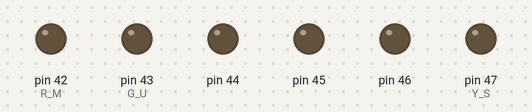
Simulated run of this sketch. Board: Arduino Mega 2560, built with avr-gcc and run on an emulated ATmega2560. On the bench: output pins drawn as LEDs (lit = HIGH). The modem accepts every AT command (registered, SIM ready, sends succeed) and sends nothing else; what the sketch prints to the serial monitor is not drawn.

Above: at 2.2 s.
Timing chart, 0 to 5.2 s (numbered marks = the images above):
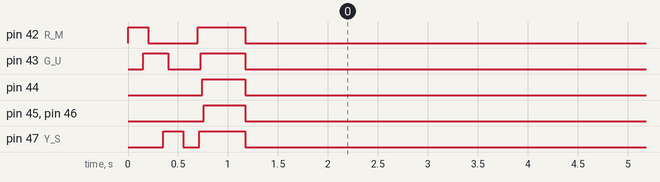

The sketch:

SIM900A_SIGNAL_TEST.ino
```cpp
//SIM900A AT COMMAND
//AT+CPOWD=1 SAFE POWER OFF
//AT+CPOWD=0 URGENT POWER OFF
//max http para = 450Bytes for SIM900A
//AT+HTTPPARA="URL","http://103.233.79.197:8000/ADSmart.asmx/Demo1?DT=0&DEV=SGA0001&DATA=____59a259a240c6_0c56b3f40c559a240c6_0c56b3f40c559a240c6cb7a431a74fe431ac20d431ba832_42c800003f80000043635f2b4363601543636ed443c4e8ea43c4efb243c4ef4c3cee0e653cedcfaf3cee585c3f7561b13f7561b13f761a4a4247eb8740c56b3f40c559a240c6cb7a431a74fe431ac20d431ba832_42c800003f80000043635f2b4363601543636ed443c4e8ea43c4efb243c4ef4c3cee0e653cedcfaf3cee585c3f7561b13f7561b13f761a4a4247eb8740c56b3f40c559a240c6cb7a431a74fe431ac20d431ba832"
/*
   Time command
   AT+CLTS - n/w time sync
 * *PSUTTZ: REFRESH TIME AND TIME ZONE

   Command to read the GSM RTC clock :

  WAIT FOR +CTZV: +22
  IF(TIME.UNIX <1557290878)
  SYNC TIME AND RESTSRT MODULE
  AT+CCLK?

  Command to enable GSM RTC network time sync :
  AT+CLTS=1

  Command to save the command settings to memory so that the time is synchronized on every boot up automatically.
  AT&W
  RESART MODULE
*/
#include<TimerOne.h>
#define gsmbaud 9600

String st;
int s;
volatile bool state;
int index = -1;

void UPLOAD_BLINK_WAIT_off()
{ if (state == true)
    digitalWrite(43, 1);
  state = false;
  Timer1.initialize(50000);
  Timer1.attachInterrupt(UPLOAD_BLINK_WAIT_on);
}
void UPLOAD_BLINK_WAIT_on()
{ if (state == false)
    digitalWrite(43, 0);
  state = true;
  Timer1.initialize(400000);
  Timer1.attachInterrupt(UPLOAD_BLINK_WAIT_off);
}

void FAIL_BLINK()
{ state = !state;
  digitalWrite(42, state);
}

//boot
void boot()
{
  pinMode(44, OUTPUT);
  pinMode(45, OUTPUT);
  pinMode(46, OUTPUT);
  pinMode(42, OUTPUT);//R M

  digitalWrite(42, 1);
  delay(150);

  pinMode(43, OUTPUT);//G U
  digitalWrite(43, HIGH);
  delay(50);
  digitalWrite(42, 0);
  delay(150);

  pinMode(47, OUTPUT);//Y S
  digitalWrite(47, 1);
  delay(50);
  digitalWrite(43, LOW);
  delay(150);
  digitalWrite(47, 0);
  delay(150);
  digitalWrite(42, 1);
  delay(15);
  digitalWrite(47, 1);
  delay(15);
  digitalWrite(43, 1);
  delay(15);
  digitalWrite(44, 1);
  delay(15);
  digitalWrite(45, 1);
  delay(15);
  digitalWrite(46, 1);
  delay(400);
  digitalWrite(42, 0);
  digitalWrite(47, 0);
  digitalWrite(43, 0);
  digitalWrite(44, 0);
  digitalWrite(45, 0);
  digitalWrite(46, 0);
}

void signaal_led(uint8_t a, uint8_t b, uint8_t c)
{ //turn off all led
  digitalWrite(44, c); //rs485  1
  digitalWrite(45, b);  //2
  digitalWrite(46, a);  //3
}

//void boot()
//{ pinMode(42, OUTPUT);//R M
//  digitalWrite(42, 1);
//  delay(150);
//
//  pinMode(43, OUTPUT);//G U
//  digitalWrite(43, HIGH);
//  delay(50);
//  digitalWrite(42, 0);
//  delay(150);
//
//  pinMode(47, OUTPUT);//Y S
//  digitalWrite(47, 1);
//  delay(50);
//  digitalWrite(43, LOW);
//  delay(150);
//  digitalWrite(47, 0);
//  delay(150);
//  digitalWrite(42, 1);
//  delay(15);
//  digitalWrite(47, 1);
//  delay(15);
//  digitalWrite(43, HIGH);
//  delay(400);
//  digitalWrite(42, 0);
//  digitalWrite(47, 0);
//  digitalWrite(43, 0);
//}
//uint16_t baud[10] = {3, 12, 24, 48, 96, 192, 384, 576, 7488, 1152}; //* 100
//baud scanner
void setup() {
  // put your setup code here, to run once:
  boot();
  Serial.begin(19200);
  Serial2.begin(9600);
  Serial2.println(F("AT"));
  Serial.println(Serial2.readString());
}

bool test_esp()//PASS
{ Serial2.begin(gsmbaud);
  Serial2.println(F("AT"));
  wait_ok();
  //  if (!checkstring(st, F("OK"), 2))
  //  { Serial.println(F("ESP FAIL"));
  //    return false;
  //  }
  if (checkstring(&st, F("OK"), 2))
  { Serial.println(F("GSM OK"));
    if (s == 0)
      Timer1.detachInterrupt();
    digitalWrite(42, 1);
    return true;
  }
  else
  { Serial.println(F("GSM FAIL\nGive Power!"));
    Timer1.initialize(500000);
    Timer1.attachInterrupt(FAIL_BLINK);
    signaal_led(0, 0, 0);
    return false;
  }
}

void wdrst()
{
  //  wdt_reset();
  //  accumulate();
}

bool wait_ok()//PASS
{ //  Serial.println(F("Wait OK"));
  uint32_t t = millis();
  wdrst();
  st = Serial2.readString();
  //Serial.println(st);
  while (!checkstring(&st, F("OK"), 2))
  { wdrst();
    //    Serial.println(st);
    if (checkstring(&st, F("ERROR"), 5))
      return true;
    if ((millis() - t) > 3000)
    { return false;
    }
    Serial.print(F("."));
    st = Serial2.readString();
  }
  return true;
}

bool checkstring(String *source, String stemp, uint8_t len)
{ /*Serial.print(F("source="));Serial.print(source);Serial.print(F("\t to find="));
  */
  //  Serial.println(*source);
  //*c add 1 to trace string **c
  char **c, **d;
  uint16_t ad = 0;
  //  Serial.print(stemp);
  //  Serial.println();
  //  Serial.println(F("check st"));
  //  ad = source;
  //  c = ad;
  c = (uint16_t)source;
  d = c;
  //  Serial.println(ad);
  //  Serial.println((char)**c);
  //  Serial.println((char)**d);
  wdrst();
  if (*source == NULL)
  {
    //    Serial.println(F("Invalid parameter top"));
    return false;
  }
  if (*source != NULL)
  {
    for (uint16_t i = 0; **c != NULL; i++) ///////////////
    {
      wdrst();
      //      print_page();
      uint8_t j = 0;
      //Serial.println(F("(1)"));
      d = c;
      while (stemp[j] != NULL)
      { //Serial.println(F"last one founded"));
        //        accumulate();
        wdrst();
        //        print_page();
        //        Serial.print(F("**d="));
        //        Serial.println(**d);
        if (**d == stemp[j]) //change+
        { /*Serial.print(F("top i="));Serial.println(i);Serial.print(F("top sub found at j="));Serial.println(j);*/
          //          index = i + j;//GIVE FALSE INDEX SOME TIME
          //          c = ad;
          *d += 1;
          j++;
        }
        if (**d != stemp[j])
        {
          //          Serial.print(F("not usub found "));
          break;
        }
      }
      //Serial.println(F("while ended"));
      if (stemp[j] == NULL)
      { //index = (index + tlen) - 1;
        /*Serial.println(F("Top Whole string matched and found at index "));Serial.print(source[index]);Serial.println();*/
        //        c = ad;
        index = ad + len - 1;
        ad += j;
        *c -= ad;
        //        Serial.println((char)**c);
        //        Serial.println(F("String matched"));
        wdrst();
        return true;
      }
      //      c = ad;
      *c += 1;//increase to point next
      ad++;
      ad += j; //to solve missing string problem
      //      Serial.println();
      //      Serial.println((char)**c);
      //      Serial.println(*source);
    }
  }
  //  Serial.println(F("Whole string not found"));
  *c -= ad;
  //  Serial.println((char)**c);
  index = -1;
  wdrst();
  return false;
}


//faster GLOBAL DATA CASTING
uint8_t s8i(String *s)
{
  uint8_t d = 0;
  uint8_t i = 0;
  char **c;
  c = (uint16_t)s;
  while (**c != '\0')
  {
    if (i != 0)
      d = d * 10;
    d += (**c - 48);
    i++;
    *c += 1;
  }
  *c -= i;
  return d;
}
void signaal()
{
  if (test_esp())
  { //+CSQ: 25,0
    Serial2.println(F("AT+CSQ"));
    String temp = Serial2.readString();
    String temp1;
    //100% 31 0-31
    if (checkstring(&temp, F("SQ: "), 4))
    { index += 1;
      while (temp[index] != ',')
      { temp1 = temp1 + temp[index];
        index++;
      }
    }
    Serial.print(F("SIGNAL: "));
    uint8_t sig = 0;
    sig = s8i(&temp1);
    //show in led
    //turn off all led
    //    signaal_led(0, 0, 0);
    if ((sig != 0.0) && (sig <= 10)) {
      signaal_led(1, 0, 0);
    }
    else if ((sig > 10) && (sig <= 20)) {
      signaal_led(1, 1, 0);
    }
    else if (sig > 20) {
      signaal_led(1, 1, 1);
    }
    Serial.print((sig / 31.0) * 100);
    Serial.println(F("%"));
  }
}

void loop() {
  // put your main code here, to run repeatedly:
  //  if (Serial2.available())
  //  {
  //  }
  //  if (Serial.available())
  //  { String st;
  //    st = Serial.readString();
  //    Serial.println(st);
  //    Serial2.println(st);
  //  }
  signaal();
  delay(2000);
}
```

Measured:
- by itself, pin 42 (R_M): goes LOW 0.50 s, HIGH 0.48 s, LOW 4.5 s, 34 × (HIGH 0.50 s, LOW 0.50 s), then HIGH
